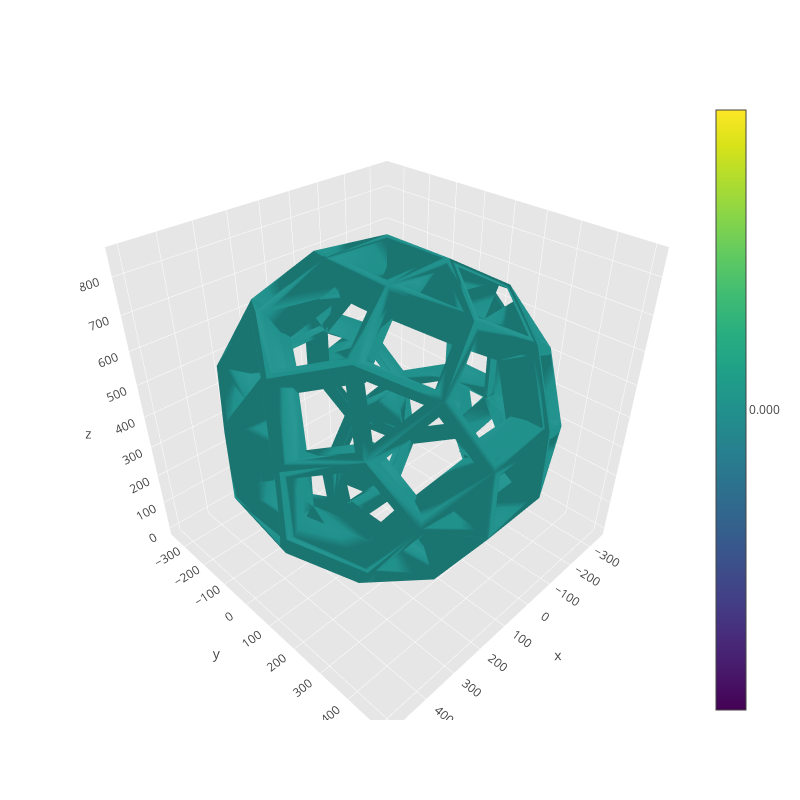

Notebook cell for this chart:
### Code cell
mesh = trimesh.load_mesh('meshes/icosahedron.obj')

# For convenience, collect matrices of vertices (nv x 3) and triangles (nt x 3)
X = mesh.vertices; # each row is the position of a vertex
I,J,K=tri_indices(mesh.faces)
T = np.column_stack((I,J,K)) # rows are (i,j,k) indices of triangle vertices
nv = X.shape[0] # number of vertices
nt = T.shape[0] #number of triangles

# WRITE CODE TO COMPUTE CURVATURE HERE ############################################
gaussian_curvature = np.zeros(nv)
###################################################################################

textured_mesh(mesh,gaussian_curvature,'gauss')
